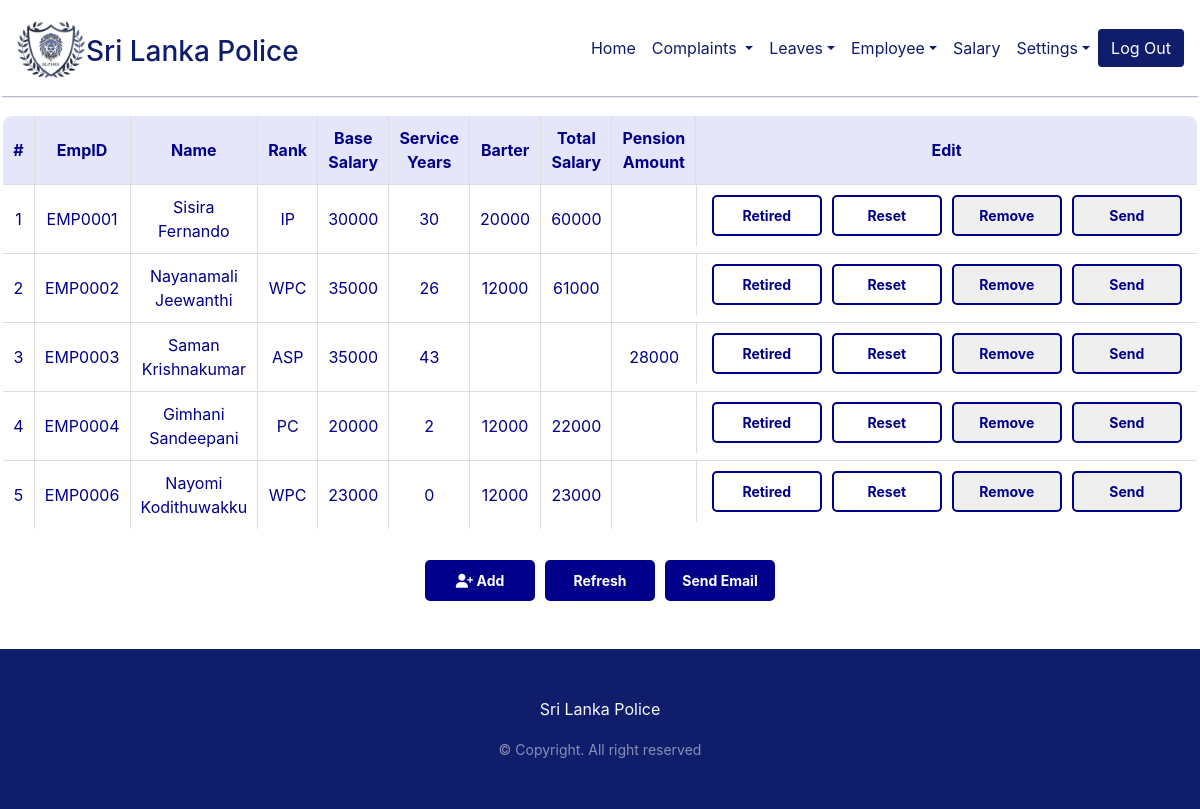
Page /src/payroll.php (signed in) on the committed database.
### tables this page shows
CREATE TABLE `salary` (
  `empID` varchar(10) NOT NULL,
  `base_salary` float NOT NULL,
  `service_years` int(11) NOT NULL,
  `bartar_amount` float DEFAULT NULL,
  `total_salary` float DEFAULT NULL,
  `pension_amount` float DEFAULT NULL
);

CREATE TABLE `employee` (
  `empID` varchar(10) NOT NULL,
  `first_name` varchar(50) NOT NULL,
  `last_name` varchar(50) NOT NULL,
  `dob` date NOT NULL,
  `email` varchar(100) NOT NULL,
  `tel_no` varchar(10) NOT NULL,
  `address` varchar(250) NOT NULL,
  `nic` varchar(15) NOT NULL,
  `gender` varchar(6) NOT NULL,
  `appointment_date` date NOT NULL,
  `marital_status` varchar(20) NOT NULL,
  `rank` varchar(20) NOT NULL,
  `retired_status` tinyint(1) NOT NULL
);

### src/payroll.php (the view, shortened to what this page needs)
<?php
$dbcon = new DBConnector();
if (isset($_SESSION["user_id"], $_SESSION["role"], $_SESSION["username"]) && ($_SESSION["role"] == "admin" || $_SESSION["role"] == "accountant_officer")) {
    ?>
    <!doctype html>
    <html lang="en">
    <head>
        <link rel="stylesheet" href="../css/index.css">
        <link rel="stylesheet" href="../css/calculate-salary.css">
        <link rel="stylesheet" href="https://cdnjs.cloudflare.com/ajax/libs/font-awesome/4.7.0/css/font-awesome.min.css">
        <link rel="stylesheet" href="https://cdn.jsdelivr.net/npm/bootstrap@4.6.2/dist/css/bootstrap.min.css"
>
    </head>
    <body>
        <?php
        include 'navbar.php';
        ?>
        <div>
            <h4 class="mt-5">Calculate Salary</h4>
            <div style="overflow-x: auto;">
                <table class="table-con">
                    <thead>
                        <tr>
                            <th>#</th>
                            <th>EmpID</th>
                            <th>Name</th>
                            <th>Rank</th>
                            <th>Base Salary</th>
                            <th>Service Years</th>
                            <th>Barter</th>
                            <th>Total Salary</th>
                            <th>Pension Amount</th>
                            <th>Edit</th>
                        </tr>
                    </thead>
                    <tbody>
                        <?php
                        try {
                            $con = $dbcon->getConnection();
                            $query = "SELECT salary.*, employee.first_name, employee.last_name, employee.rank FROM salary, employee where salary.empID = employee.empID";
                            $pstmt = $con->prepare($query);
                            $pstmt->execute();
                            $rs = $pstmt->fetchAll(PDO::FETCH_OBJ);
                            $i = 1;
                            foreach ($rs as $employee) {
                                ?>
                                <tr>
                                    <td>
                                        <?php echo $i; ?>
                                    </td>
                                    <td>
                                        <?php echo $employee->empID; ?>
                                    </td>
                                    <td>
                                        <?php echo $employee->first_name." ".$employee->last_name; ?>
                                    </td>
                                    <td>
                                        <?php echo $employee->rank; ?>
                                    </td>
                                    <td>
                                        <?php echo $employee->base_salary; ?>
                                    </td>
                                    <td>
                                        <?php echo $employee->service_years; ?>
                                    </td>
                                    <td>
                                        <?php echo $employee->bartar_amount; ?>
                                    </td>
                                    <td>
                                        <?php echo $employee->total_salary; ?>
                                    </td>
                                    <td>
                                        <?php echo $employee->pension_amount; ?>
                                    </td>
                                    <td class="buttons"><a class="btn2"
                                            href="retired-employee.php?empID=<?php echo $employee->empID; ?>&base_salary=<?php echo $employee->base_salary; ?>">Retired</a>
                                        <a class="btn2"
                                            href="reset-payroll.php?empID=<?php echo $employee->empID; ?>&base_salary=<?php echo $employee->base_salary; ?>">Reset</a>
                                        <button type="button" class="btn2" data-id="<?php echo $employee->empID; ?>"
                                            onclick="confirmDelete(this);">Remove</button>
                                        <button type="button" class="btn2" data-id="<?php echo $employee->empID; ?>"
                                            onclick="sendSalarySheet(this);">Send</button>
                                    </td>
                                </tr>
                                <?php
                                $i++;
                            }
                        } catch (PDOException $exc) {
                            echo $exc->getMessage();
                        }
                        ?>
                    </tbody>
                </table>
            </div>
            <div class="buttons">
                <button type="button" class="btn1" onclick="openForm()"><i class="fa-solid fa-user-plus"></i> Add</button>
                <form action="process-payroll.php" method="POST">
                    <input type="submit" class="btn1" name="refresh" value="Refresh" />
                </form>
                <button type="button" class="btn1" onclick="sendEmail()">Send Email</button>
            </div>
        </div>
        <footer class="py-5 mt-5" style="background-color: #101D6B;">
            <div class="container text-light text-center">
                <p class="display-5 mb-3">Sri Lanka Police</p>
                <small class="text-white-50">&copy; Copyright. All right reserved</small>
            </div>
        </footer>
    </body>
    </html>
    <?php
} else {
    header("Location: loginForm.php");
}
?>

### css/index.css (style rules this page uses)
footer { margin-top: -1px; padding-bottom: 0; }

### css/calculate-salary.css (style rules this page uses)
* { box-sizing: border-box; }
.table-con { border: 1px solid #ddd; margin-left: auto; margin-right: auto; margin-top: 30px; margin-bottom: 30px; width: 95%; color: darkblue; border-collapse: collapse; border-radius: 10px; overflow: hidden; text-align: center; }
.table-con tr { border-bottom: 1px solid #ddd; }
.table-con td { padding: 10px; text-align: center; border-left: 1px solid #ddd; }
.table-con th { background-color: lavender; padding: 10px; text-align: center; border-left: 1px solid #ddd; }
h4 { color: darkblue; margin: 20px; }
.btn1, .btn2 { border-radius: 5px; padding: 8px 10px; font-size: 14px; cursor: pointer; border: 2px solid darkblue; font-weight: bold; width: 110px; margin: 0 5px; }
.btn1 { background-color: darkblue; color: white; }
.btn2 { color: darkblue; }
.buttons { display: flex; justify-content:center; align-items: center; }

### rows in the picture
salary: empID "EMP0001", empID.first_name "Sisira", empID.last_name "Fernando", empID.rank "IP", base_salary "30000", service_years "30", bartar_amount "20000", total_salary "60000"
salary: empID "EMP0002", empID.first_name "Nayanamali", empID.last_name "Jeewanthi", empID.rank "WPC", base_salary "35000", service_years "26", bartar_amount "12000", total_salary "61000"
salary: empID "EMP0003", empID.first_name "Saman", empID.last_name "Krishnakumar", empID.rank "ASP", base_salary "35000", service_years "43", pension_amount "28000"
salary: empID "EMP0004", empID.first_name "Gimhani", empID.last_name "Sandeepani", empID.rank "PC", base_salary "20000", service_years "2", bartar_amount "12000", total_salary "22000"
salary: empID "EMP0006", empID.first_name "Nayomi", empID.last_name "Kodithuwakku", empID.rank "WPC", base_salary "23000", service_years "0", bartar_amount "12000", total_salary "23000"
